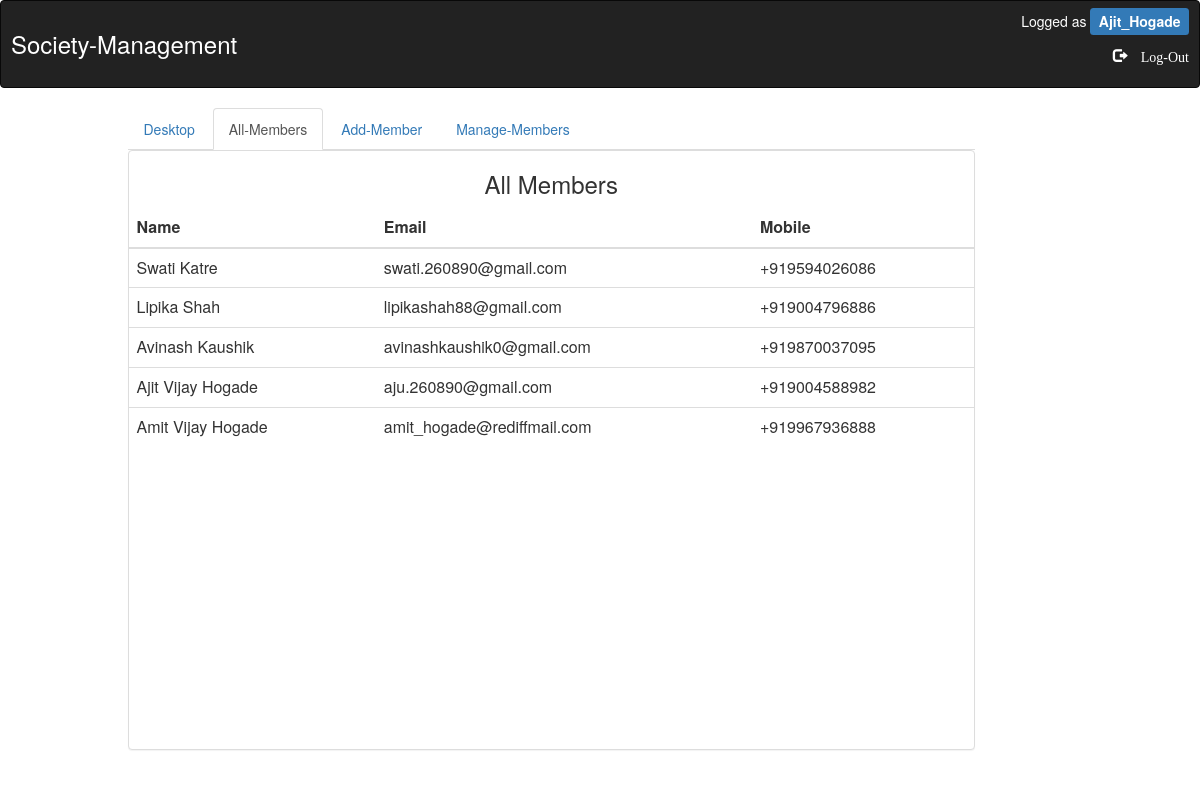
The app's page /a_allMembers.php (signed in) with its own data.
### tables this page shows
CREATE TABLE IF NOT EXISTS `members` (
  `fname` varchar(255) NOT NULL,
  `username` varchar(255) NOT NULL,
  `password` varchar(255) DEFAULT NULL,
  `email` varchar(255) NOT NULL,
  `flat_no` int(255) NOT NULL,
  `wing` varchar(255) NOT NULL,
  `mobile_no` varchar(255) NOT NULL,
  `flat_area` int(255) NOT NULL,
  `amt_calculated` int(255) NOT NULL,
  `created_at` timestamp NOT NULL DEFAULT CURRENT_TIMESTAMP,
  `updated_at` timestamp NOT NULL
);

### a_allMembers.php (the view, shortened to what this page needs)
<html>
<head>
<?php include("includes/header.php");?>
</head>
<body>
<div class="container">
        <div class="row">
         <div class="col-xs-9 col-md-offset-1">
                  <?php $isActive = array(0,1,0,0);?>
        <?php include("includes/tab.php"); ?>
<div class="panel panel-default" style = "min-height:75%">
 <h3><center>All Members</center></h3>
<table  class="table">
    <thead>
        <tr>
            <th>Name</th>
            <th>Email</th>
            <th>Mobile</th>
       </tr>
    </thead>
    <tbody>
       <?php
            include("includes/connect.php");
   $sql = "SELECT * FROM members";
   $result = $conn->query($sql);
   $projects = array();
   while($member = $result->fetch_assoc()){
   $projects[]= $member;
 }
                foreach ($projects as $project){
      ?>
        <tr data-href="m_memberDetails.php" style="cursor: pointer;">
            <td><?php echo $project['fname']; ?></td>
            <td><?php echo $project['email']; ?></td>
            <td><?php echo $project['mobile_no']; ?></td>
        </tr>
      <?php ;
           }
      ?>
    </tbody>
</table>
</div>
</div></div>
</body>
</html>

### includes/header.php (shortened to what this page needs)
<html>
<head>
  <link rel="stylesheet" type="text/css" href="https://maxcdn.bootstrapcdn.com/bootstrap/3.3.4/css/bootstrap.min.css" media="all" />
    </head>
<body>
<header>
   <nav class="navbar navbar-inverse">
       <div style = "color:white;float:right;;margin-right:10px;margin-top:10px;">
          Logged as
          <?php
            if(isset($_SESSION['username'])){
          ?>
          <span class = "label label-primary label-lg" style = "font-size: 1em;">
          	<?php echo $_SESSION['username'];}?></span></div>
            <div style = "color:white;padding:10px">
                <h3>Society-Management<h3></div>
            <div style = "color:white;margin-top:-40px;margin-right:10px;float:right">
                <a href="a_logout.php" style="color:white"><span class ="glyphicon glyphicon-log-out"> Log-Out</a></div></nav>
</header>
</body>
</html>

### includes/tab.php (shortened to what this page needs)
<html>
<head>
    <link rel="stylesheet" type="text/css" href="https://maxcdn.bootstrapcdn.com/bootstrap/3.3.4/css/bootstrap.min.css" media="all" />
    </head>
<body>
       <ul class="nav nav-tabs" role="tablist">
      <li <?php if($isActive[0]) echo 'class="active"' ?>>
          <a href="a_desktop.php" role="tab" data-toggle="tab">
              <icon class="fa fa-home"></icon> Desktop
          </a>
      </li>
     <li <?php if($isActive[1]) echo 'class="active"' ?>>
      <a href="a_allMembers.php" role="tab" data-toggle="tab">
          <i class="fa fa-user"></i>All-Members
          </a>
      </li>
      <li <?php if($isActive[2]) echo 'class="active"' ?>>
          <a href="a_addMember.php" role="tab" data-toggle="tab">
              <i class="fa fa-envelope"></i>Add-Member
          </a>
      </li>
  <li <?php if($isActive[3]) echo 'class="active"' ?>>
          <a href="a_manageMembers.php" role="tab" data-toggle="tab">
              <i class="fa fa-envelope"></i>Manage-Members
          </a>
      </li>
    </ul>
</body>
</html>

### records on screen
members: fname "Swati Katre", email "swati.260890@gmail.com", mobile_no "+919594026086"
members: fname "Lipika Shah", email "lipikashah88@gmail.com", mobile_no "+919004796886"
members: fname "Avinash Kaushik", email "avinashkaushik0@gmail.com", mobile_no "+919870037095"
members: fname "Ajit Vijay Hogade", email "aju.260890@gmail.com", mobile_no "+919004588982"
members: fname "Amit Vijay Hogade", email "amit_hogade@rediffmail.com", mobile_no "+919967936888"

### other values on screen
$_SESSION['username'] "Ajit_Hogade"
